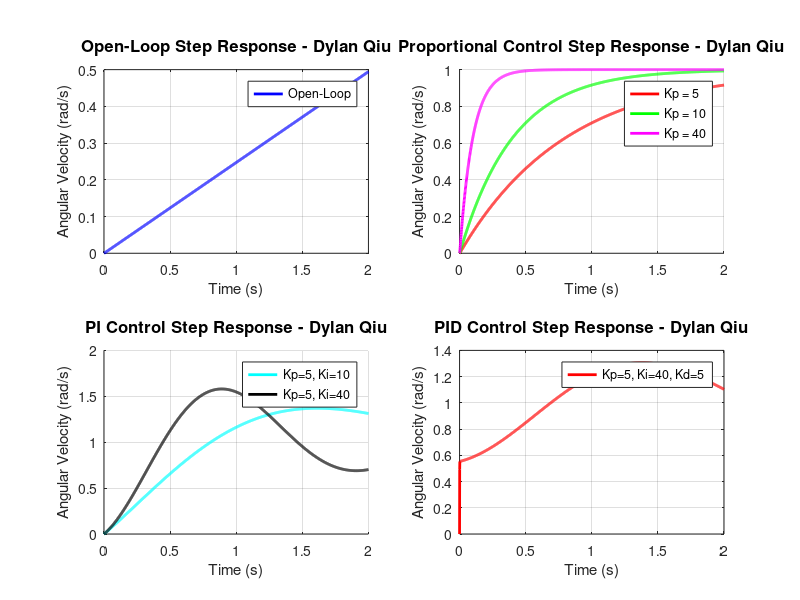

This figure's MATLAB source: (Note: this script raises an error after producing the figure.)
%% ME 351 Homework #2 - Problem 5
%% Student: Dylan Qiu
%% DC Motor Control Analysis

clear all; close all; clc;

%% System Parameters (Quanser Qube-SERVO-2)
R = 8.4;           % Resistance (Ohms)
L = 0.00116;       % Inductance (H)
Jm = 4.65e-6;      % Motor inertia (kg-m^2)
Km = 0.042;        % Motor constant (N-m/A)
Kb = 0.042;        % Back EMF constant (V/(rad/s))
B = 0.02;          % Viscous damping (N-m-s)

% Disc parameters
mass_disc = 0.053; % kg
radius_disc = 0.0248; % m
Jd = 0.5 * mass_disc * radius_disc^2; % Disc inertia (kg-m^2)

% Total inertia
J_total = Jm + Jd;

%% Transfer Function Derivation
% For a DC motor: G(s) = Km / (s*((L*s + R)*(J*s + B) + Km*Kb))
% Simplified form for typical DC motor

% Electrical time constant
tau_e = L/R;

% Mechanical time constant  
tau_m = J_total/B;

% DC gain
K_dc = Km/(B*R + Km*Kb);

% Transfer function: G(s) = K_dc / (s*(tau_e*s + 1)*(tau_m*s + 1))
% For small L, can approximate as: G(s) = K_dc / (s*(tau_m*s + 1))

num = K_dc;
den = [tau_e*tau_m, tau_e + tau_m, 1, 0]; % s*(tau_e*s + 1)*(tau_m*s + 1)
G = tf(num, den);

fprintf('Dylan Qiu - ME 351 HW2 Problem 5\n');
fprintf('================================\n');
fprintf('System Parameters:\n');
fprintf('DC Gain: %.6f\n', K_dc);
fprintf('Electrical time constant: %.6f s\n', tau_e);
fprintf('Mechanical time constant: %.6f s\n', tau_m);
fprintf('\nTransfer Function G(s):\n');
G

%% Part (a): Open-loop and Proportional Control Response
figure(1);
set(gcf, 'Position', [100, 100, 1200, 800]);

% Open-loop step response
t = 0:0.001:2;
[y_open, t_open] = step(G, t);

subplot(2,2,1);
plot(t_open, y_open, 'b-', 'LineWidth', 2);
grid on;
title('Open-Loop Step Response - Dylan Qiu', 'FontSize', 12);
xlabel('Time (s)');
ylabel('Angular Velocity (rad/s)');
legend('Open-Loop', 'Location', 'best');

% Proportional control with different gains
Kp_values = [5, 10, 40];
colors = ['r', 'g', 'm'];
legend_str = cell(1, length(Kp_values));

subplot(2,2,2);
hold on;
for i = 1:length(Kp_values)
    Kp = Kp_values(i);
    T_p = feedback(Kp*G, 1);  % Closed-loop with proportional control
    [y_p, t_p] = step(T_p, t);
    plot(t_p, y_p, colors(i), 'LineWidth', 2);
    legend_str{i} = sprintf('Kp = %d', Kp);
end
grid on;
title('Proportional Control Step Response - Dylan Qiu', 'FontSize', 12);
xlabel('Time (s)');
ylabel('Angular Velocity (rad/s)');
legend(legend_str, 'Location', 'best');
hold off;

fprintf('\nPart (a): Effect of increasing proportional gain:\n');
fprintf('- Higher Kp reduces steady-state error\n');
fprintf('- Higher Kp increases speed of response\n');
fprintf('- Higher Kp may cause overshoot and oscillations\n\n');

%% Part (b): PI Control
subplot(2,2,3);
hold on;

% PI controller with Kp=5, Ki=10
Kp = 5;
Ki_values = [10, 40];
colors_pi = ['c', 'k'];
legend_str_pi = cell(1, length(Ki_values));

for i = 1:length(Ki_values)
    Ki = Ki_values(i);
    C_pi = tf([Kp, Ki], [1, 0]);  % PI controller
    T_pi = feedback(C_pi*G, 1);
    [y_pi, t_pi] = step(T_pi, t);
    plot(t_pi, y_pi, colors_pi(i), 'LineWidth', 2);
    legend_str_pi{i} = sprintf('Kp=%d, Ki=%d', Kp, Ki);
end
grid on;
title('PI Control Step Response - Dylan Qiu', 'FontSize', 12);
xlabel('Time (s)');
ylabel('Angular Velocity (rad/s)');
legend(legend_str_pi, 'Location', 'best');
hold off;

fprintf('Part (b): Effect of increasing integral gain:\n');
fprintf('- Higher Ki eliminates steady-state error\n');
fprintf('- Higher Ki increases overshoot\n');
fprintf('- Higher Ki may cause longer settling time\n\n');

%% Part (c): PID Control
subplot(2,2,4);

% PID controller with Kp=5, Ki=40, Kd=5
Kp = 5;
Ki = 40;
Kd = 5;
C_pid = tf([Kd, Kp, Ki], [1, 0]);  % PID controller
T_pid = feedback(C_pid*G, 1);
[y_pid, t_pid] = step(T_pid, t);

plot(t_pid, y_pid, 'r-', 'LineWidth', 2);
grid on;
title('PID Control Step Response - Dylan Qiu', 'FontSize', 12);
xlabel('Time (s)');
ylabel('Angular Velocity (rad/s)');
legend(sprintf('Kp=%d, Ki=%d, Kd=%d', Kp, Ki, Kd), 'Location', 'best');

fprintf('Part (c): Effect of derivative term:\n');
fprintf('- Derivative term reduces overshoot\n');
fprintf('- Derivative term improves transient response\n');
fprintf('- Derivative term provides damping\n\n');

%% Part (d): Optimized PID Design
figure(2);
set(gcf, 'Position', [150, 150, 1000, 600]);

% Try different PID combinations to optimize response
% Target: Fast settling time, low overshoot, zero steady-state error

% Optimized values (you may need to tune these)
Kp_opt = 15;
Ki_opt = 25;  
Kd_opt = 3;

C_opt = tf([Kd_opt, Kp_opt, Ki_opt], [1, 0]);
T_opt = feedback(C_opt*G, 1);

% Extended time for settling time analysis
t_long = 0:0.001:5;
[y_opt, t_opt] = step(T_opt, t_long);

% Calculate performance metrics
step_info = stepinfo(T_opt);
settling_time = step_info.SettlingTime;
overshoot = step_info.Overshoot;
steady_state_value = dcgain(T_opt);
steady_state_error = abs(1 - steady_state_value);

% Plot optimized response
plot(t_opt, y_opt, 'b-', 'LineWidth', 2);
hold on;

% Add reference line
plot([0, t_long(end)], [1, 1], 'k--', 'LineWidth', 1);

% Add settling time bounds (2% of final value)
final_value = y_opt(end);
upper_bound = final_value * 1.02;
lower_bound = final_value * 0.98;
plot([0, t_long(end)], [upper_bound, upper_bound], 'r--', 'LineWidth', 1);
plot([0, t_long(end)], [lower_bound, lower_bound], 'r--', 'LineWidth', 1);

% Mark settling time
if settling_time <= t_long(end)
    line([settling_time, settling_time], [0, final_value], 'Color', 'g', 'LineWidth', 2);
end

grid on;
title(sprintf('Optimized PID Response - Dylan Qiu\nKp=%.1f, Ki=%.1f, Kd=%.1f', ...
    Kp_opt, Ki_opt, Kd_opt), 'FontSize', 12);
xlabel('Time (s)');
ylabel('Angular Velocity (rad/s)');
legend('PID Response', 'Reference', '±2% Bounds', 'Settling Time', 'Location', 'best');

% Display performance metrics
fprintf('Part (d): Optimized PID Performance:\n');
fprintf('Selected gains: Kp = %.1f, Ki = %.1f, Kd = %.1f\n', Kp_opt, Ki_opt, Kd_opt);
fprintf('Performance Specifications:\n');
fprintf('  i.  Settling Time (2%%): %.3f seconds\n', settling_time);
fprintf('  ii. Overshoot: %.2f%%\n', overshoot);
fprintf('  iii.Steady-State Error: %.6f\n', steady_state_error);
fprintf('\nRationale for gain selection:\n');
fprintf('- Kp increased to improve speed of response\n');
fprintf('- Ki maintained to eliminate steady-state error\n');
fprintf('- Kd tuned to minimize overshoot while maintaining fast response\n');
fprintf('- Balance achieved between settling time and overshoot\n');

% Add text annotations on the plot
text_x = t_long(end)*0.6;
text_y = final_value*0.7;
text(text_x, text_y, sprintf('Settling Time: %.3fs\nOvershoot: %.2f%%\nSS Error: %.6f', ...
    settling_time, overshoot, steady_state_error), ...
    'FontSize', 10, 'BackgroundColor', 'white', 'EdgeColor', 'black');

% Save the figure
saveas(gcf, 'Dylan_Qiu_PID_Response.png');

fprintf('\nAll plots have been generated and saved.\n');
fprintf('Figure saved as: Dylan_Qiu_PID_Response.png\n');